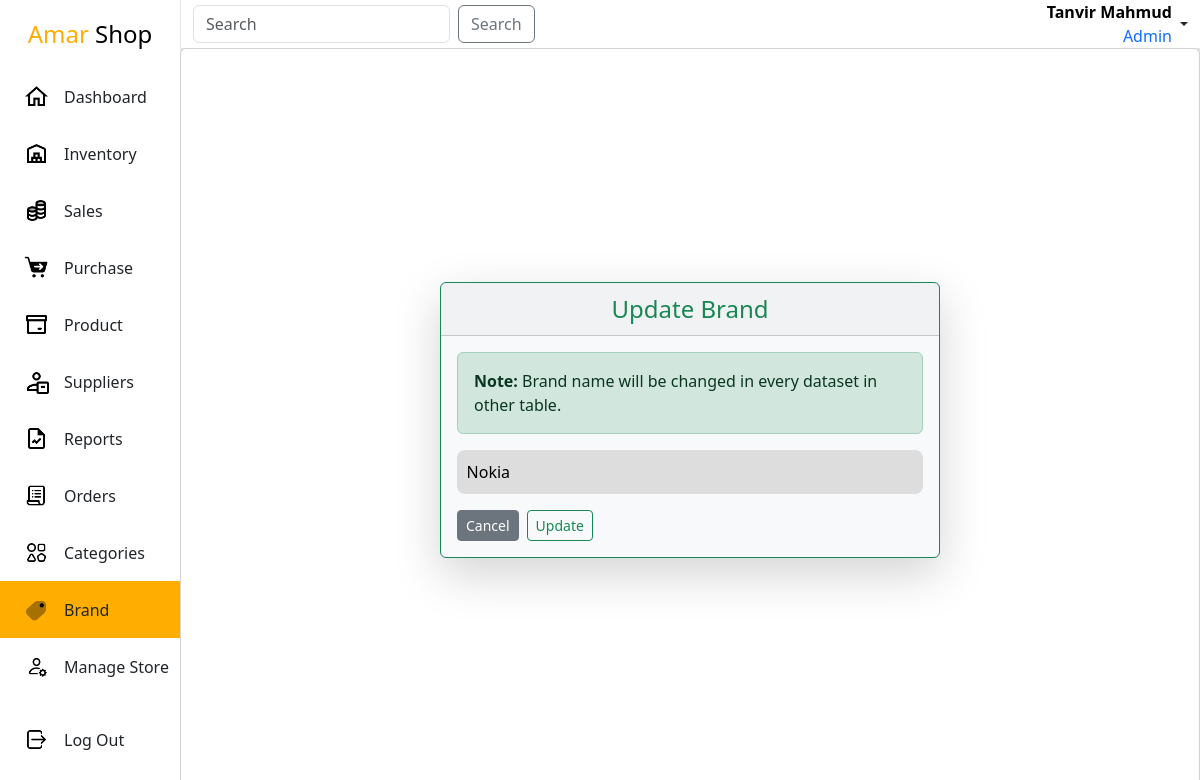
/admin-panel/brand/29/update/ (signed in), run on the app's committed database.
### app/models.py (models this page shows, shortened)
class User(AbstractBaseUser, PermissionsMixin):
    email = models.EmailField(max_length=255, unique=True)
    first_name = models.CharField(max_length=255)
    last_name = models.CharField(max_length=255, blank=True, null=True)
    is_active = models.BooleanField(default=True)
    is_staff = models.BooleanField(default=False)
    profile_pic = models.ImageField(upload_to=profile_image_path, null=True, blank=True)
    objects = UserManager()
    USERNAME_FIELD = 'email'
    REQUIRED_FIELDS = ['first_name', 'last_name']

class Brand(models.Model):
    brand = models.CharField(max_length=255, unique=True)
    class Meta:
        ordering = ['-id']

### app/views.py (the view)
# urls.py: path('brand/<int:pk>/update/', BrandUpdateView.as_view(), name='brand-update'),
class BrandUpdateView(SuperuserRequiredMixin,UpdateView):
    model = Brand
    form_class = BrandForm
    context_object_name = 'brand'
    template_name = 'inventory/brand/brandUpdate.html'
    success_url = reverse_lazy('brand-list')

### app/forms.py
class BrandForm(forms.ModelForm):
    class Meta:
        model = Brand
        fields = '__all__'

### app/views.py (called while the page is built)
    def test_func(self):
        return self.request.user.is_superuser

### templates/inventory/brand/brandUpdate.html (shortened to what this page needs)
{% extends "Layout.html" %}
{% load static %}
{%block link%}
    <link rel="stylesheet" href="{%static 'css/inventory.css'%}">
{%endblock link%}
{%block main%}
<div class="inventory">
    <div class="card height-100">
        <div class="d-flex flex-column justify-content-center align-items-center height-100">
            <div class="card border border-success custom-card shadow-lg bg-body-tertiary rounded">
                <div class="card-header fs-4 text-center text-success">Update Brand</div>
                <div class="card-body">
                    <div class="alert alert-success" role="alert">
                        <a class="alert-link">Note:</a> Brand name will be changed in every dataset in other table.
                    </div>
                    <form method="post" enctype="multipart/form-data">
                        {{ form.brand}}
                        <div class="width-100 mt-3 d-flex align-items-center">
                            <a class="btn btn-sm btn-secondary" href="{%url 'brand-list'%}">Cancel</a>
                            <button class="btn btn-sm btn-outline-success ms-2" type="submit">Update</button>
                        </div>
                    </form>
                </div>
            </div>
        </div>
    </div>
</div>
{%endblock main%}

### templates/Layout.html (shortened to what this page needs)
{% load static %}
<!DOCTYPE html>
<html lang="en">
<head>
    {% load bootstrap5 %}
    {% bootstrap_css %}
    {%block link%}{%endblock link%}
    <link rel="stylesheet" href="{% static 'css/layout.css'%}">
</head>
<body>
    <div class="mother-div">
        <div class="sidebar">
            <div class="upper">
                <div class="branding">
                    <a href="{%url 'dashboard'%}">
                        <span class="gedget">Amar</span> Shop
                    </a>
                </div>
                <ul class="navList">
                    <li class="navItem">
                        <a href="{%url 'dashboard'%}">
                            <img src="{%static 'icons/nav/home.png'%}" width="25" alt="Dashboard"/>
                            <div class="navtitle">Dashboard</div>
                        </a>
                    </li>
                    <li class="navItem">
                        <a href="{%url 'inventory-list'%}" >
                            <img src="{%static 'icons/nav/inventory.png'%}" width="25" alt="Inventory"/>
                            <div class="navtitle">Inventory</div>
                        </a>
                    </li>
                    <li class="navItem">
                        <a href="{%url 'sales-list'%}" >
                            <img src="{%static 'icons/nav/sales.png'%}" width="25" alt="Inventory"/>
                            <div class="navtitle">Sales</div>
                        </a>
                    </li>
                    <li class="navItem">
                        <a href="{%url 'purchase-list'%}" >
                            <img src="{%static 'icons/nav/purchase.png'%}" width="25" alt="Inventory"/>
                            <div class="navtitle">Purchase</div>
                        </a>
                    </li>
                    <li class="navItem">
                        <a href="{%url 'product-list'%}">
                            <img src="{%static 'icons/nav/product.png'%}" width="25" alt="Orders"/>
                            <div class="navtitle">Product</div>
                        </a>
                    </li>
                    <li class="navItem">
                        <a href="{%url 'supplier-list'%}">
                            <img src="{%static 'icons/nav/suppliers.png'%}" width="25" alt="Suppliers"/>
                            <div class="navtitle">Suppliers</div>
                        </a>
                    </li>
                    <li class="navItem">
                        <a href="{%url 'reports'%}">
                            <img src="{%static 'icons/nav/reports.png'%}" width="25" alt="Reports"/>
                            <div class="navtitle">Reports</div>
                        </a>
                    </li>
                    <li class="navItem">
                        <a href="{%url 'orders'%}">
                            <img src="{%static 'icons/nav/orders.png'%}" width="25" alt="Orders"/>
                            <div class="navtitle">Orders</div>
                        </a>
                    </li>
                    <li class="navItem">
                        <a href="{%url 'category-list'%}">
                            <img src="{%static 'icons/nav/category.png'%}" width="25" alt="Orders"/>
                            <div class="navtitle">Categories</div>
                        </a>
                    </li>
                    <li class="navItem">
                        <a href="{%url 'brand-list'%}">
                            <img src="{%static 'icons/nav/brand.png'%}" width="25" alt="Orders"/>
                            <div class="navtitle">Brand</div>
                        </a>
                    </li>
                    <li class="navItem">
                        <a href="{%url 'manage'%}">
                            <img src="{%static 'icons/nav/manage.png'%}" width="25" alt="Manage_Store"/>
                            <div class="navtitle">Manage Store</div>
                        </a>
                    </li>
                </ul>
            </div>
            <div class="lower">
                <ul class="navList">
                    <li class="navItem">
                        <a href="{%url 'admin-logout'%}">
                            <img src="{%static 'icons/nav/logout.png'%}" width="25" alt="Logout"/>
                            <div class="navtitle">Log Out</div>
                        </a>
                    </li>
                </ul>
            </div>
        </div>
        <div class="content">
            <nav class="navbar navbar-light navbar-w bg-white p-0">
                <div class="container-fluid">
                    <form class="d-flex">
                        <input class="form-control me-2" type="search" placeholder="Search" aria-label="Search">
                        <button class="btn btn-outline-secondary" type="submit">Search</button>
                    </form>
                    <div class="nav-item dropdown">
                        <a class="nav-link dropdown-toggle d-flex align-items-center" href="#" id="navbarDropdownMenuLink" role="button" data-bs-toggle="dropdown" aria-expanded="false">
                            <div class="text-end text-black me-1">
                                <div class="fw-bold">{{request.user.first_name}} {{request.user.last_name}}</div>
                                <div class="text-primary">Admin</div>
                            </div>
                        </a>
                    </div>
                </div>
            </nav>
            <div class="main-content">
                {%block main%}
                {%endblock main%}
            </div>
        </div>
    </div>
</body>
</html>

### static/css/inventory.css (style rules this page uses)
.inventory { width: 100%; height: 100%; overflow: scroll; }
ul { list-style-type: none; padding: 0; }
.height-100 { height: 100%; }
.width-100 { width: 100%; }

### static/css/layout.css (style rules this page uses)
* { padding: 0; margin: 0; box-sizing: border-box; }
a { text-decoration: none; color: black; }
.mother-div { width: 100vw; height: 100vh; background: rgb(228, 228, 228); display: flex; justify-content: space-between; }
.sidebar { width: 15vw; height: 100%; background: white; display: flex; flex-direction: column; justify-content: space-between; align-items: center; }
.upper { width: 100%; height: auto; }
.branding { width: 100%; text-align: center; padding: 1rem 0; font-size: 1.5rem; }
.branding a { text-decoration: none; }
.gedget { color: rgb(255, 174, 0); }
.navList { list-style-type: none; margin: 0; padding: 0; overflow: hidden; }
.navItem { width: 100%; display: flex; align-items: center; transition: all .300s ease; }
.navItem a { text-decoration: none; width: 100%; height: 100%; padding: 1rem 0; padding-left: 1.5rem; display: flex; align-items: center; color: inherit; }
.navtitle { margin-left: 15px; }
.lower { width: 100%; height: auto; padding-bottom: 2rem; }
.content { width: 85vw; height: 100vh; }
.navbar-w { width: 100%; border-left: 1px solid rgb(228, 228, 228); }
.selected { background: rgb(255, 174, 0); }
.main-content { width: 100%; height: 93%; }
.custom-card { width: 500px; max-height: 400px; border-radius: 12px; background: white; }
input, select,textarea { width: 100%; padding: .6rem; border: none; border-radius: 8px; background-color: rgba(218, 218, 218, 0.878); }

### data on the page
User: user.first_name "Tanvir", user.last_name "Mahmud"
Brand: brand "Nokia"
